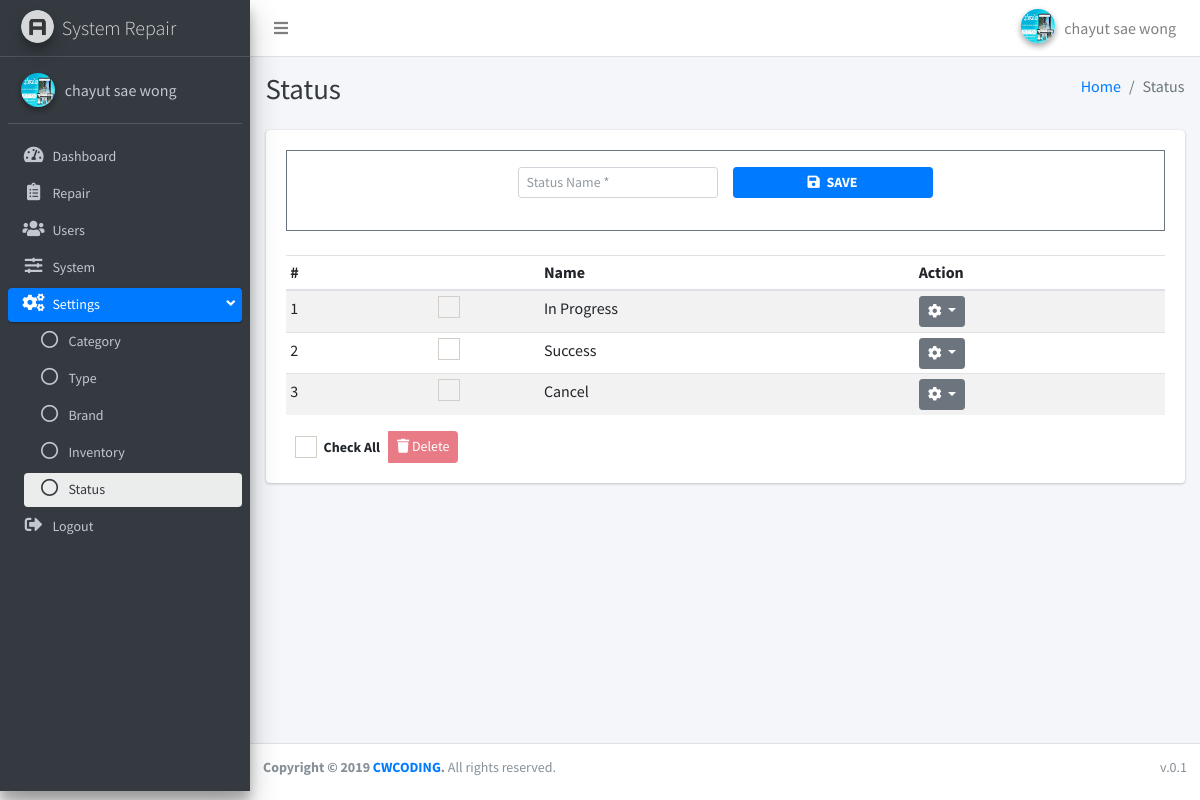
/index.php?page=status (signed in), run on the app's committed database.
### tables this page shows
CREATE TABLE `system` (
  `id` int(11) NOT NULL,
  `title` varchar(100) NOT NULL,
  `name` varchar(100) NOT NULL,
  `updated_at` timestamp NOT NULL DEFAULT current_timestamp() ON UPDATE current_timestamp(),
  `created_at` timestamp NOT NULL DEFAULT current_timestamp()
);

CREATE TABLE `status` (
  `id` int(11) NOT NULL,
  `name` varchar(100) NOT NULL
);

### db_function/function.php (called while the page is built, shortened)
<?php
function fetch_all($fields, $table, $conditions = NULL , $req = NULL){
    global $conn;
    try{
        $stmt = $conn->prepare("SELECT $fields FROM `$table` $conditions ");
        if(!empty($req)){
            foreach($req as $key => $v){
                $stmt->bindParam(":".$key,$v);
            }
        }
        $result = $stmt->execute();
        $data = array();
        while($row = $stmt->fetch(PDO::FETCH_ASSOC)){
          $data[] = $row;
        }
    }catch(PDOException $e){
        echo "Error: " . $e->getMessage();
        die();
    }
    return $data;
}
?>

### apps/status/index.php (the view, shortened to what this page needs)
<?php
  $fields = "*";
  $table = "status";
  $status = fetch_all($fields, $table);
?>
<div class="content-wrapper">
  <div class="content-header">
    <div class="container-fluid">
      <div class="row mb-2">
        <div class="col-sm-6">
          <h1 class="m-0 text-dark">Status</h1>
        </div>
        <div class="col-sm-6">
          <ol class="breadcrumb float-sm-right">
            <li class="breadcrumb-item"><a href="./">Home</a></li>
            <li class="breadcrumb-item active">Status</li>
          </ol>
        </div>
      </div>
    </div>
  </div>
  <div class="content">
    <div class="container-fluid">
      <div class="row">
        <div class="col-lg-12">
          <div class="card">
            <div class="card-body">
            <div class="border border-secondary p-3 mb-4">
              <form id="forminfo" action="apps/status/do_status.php?action=save_status" method="POST">
                <div class="row d-flex justify-content-center">
                  <div class="col-md-3">
                    <div class="form-group">
                      <input type="text" name="status_name" id="status_name" class="form-control form-control-sm" placeholder="Status Name *">
                    </div>
                  </div>
                  <div class="col-md-3">
                    <div class="form-group">
                      <button type="submit" class="btn btn-primary btn-block btn-sm font-weight-bold"><i class="fas fa-save mr-1"></i> SAVE</button>
                    </div>
                  </div>
                </div>
            </form>
            </div>
              <form action="apps/status/do_status.php?action=delete_all" id="frm" method="POST">
                <div class="table-responsive">
                  <table class="table table-striped table-hover table-sm">
                    <thead>
                      <tr>
                        <th>#</th>
                        <th></th>
                        <th>Name</th>
                        <th>Action</th>
                      </tr>
                    </thead>
                    <tbody>
                      <?php
                $i = 1;
                  foreach($status as $status){
                ?>
                      <tr>
                        <td><?php echo $i++;?></td>
                        <td class="text-center">
                          <div class="icheck-primary d-inline">
                            <label for="checK_<?php echo $i;?>">
                            </label>
                          </div>
                        </td>
                        <td><?php echo $status["name"];?></td>
                        <td>
                          <div class="dropdown">
                            <button class="btn btn-secondary btn-sm dropdown-toggle" type="button"
                              id="dropdownMenuButton" data-toggle="dropdown" aria-haspopup="true" aria-expanded="false">
                              <i class="fas fa-cog"></i>
                            </button>
                          </div>
                        </td>
                      </tr>
                    <?php } ?>
                    </tbody>
                  </table>
                </div>
                <div class="row">
                  <div class="col-md-12">
                    <div class="btn-group">
                      <button type="button" class="btn-sm btn">
                        <div class="icheck-primary d-inline">
                          <label for="checkall">Check All
                          </label>
                        </div>
                      </button>
                      <button type="button" class="btn-sm btn btn-danger btn-delete-all" disabled data-toggle="modal"
                        data-target="#modalDeleteAll"><i class="fas fa-trash"></i>
                        Delete</button>
                    </div>
                  </div>
                </div>
            </div>
          </div>
        </div>
      </div>
    </div>
  </div>
</div>

### include/sidebar.php
<?php
$arr_users = array("users","users/add","users/edit");
$arr_repair = array("repair","repair/add","repair/edit");
$arr_dashboard = array("dashboard");
$arr_system = array("system");
$arr_settings = array("category","type","brand","inventory", "inventory/add","inventory/edit","status");
$arr_category = array("category");
$arr_type = array("type");
$arr_status = array("status");
$arr_brand = array("brand");
$arr_inventory = array("inventory","inventory/add","inventory/edit");
?>
<aside class="main-sidebar sidebar-dark-primary elevation-4">
  <a href="./" class="brand-link">
    <img src="dist/img/AdminLTELogo.png" alt="AdminLTE Logo" class="brand-image img-circle elevation-3"
      style="opacity: .8">
    <span class="brand-text font-weight-light"><?php echo $system["name"];?></span>
  </a>
  <div class="sidebar os-host os-theme-light os-host-overflow os-host-overflow-y os-host-resize-disabled os-host-scrollbar-horizontal-hidden os-host-transition">
    <div class="user-panel mt-3 pb-3 mb-3 d-flex">
      <div class="image">
        <?php if(!empty($_SESSION["PROFILE"])){ ?>
        <?php if(file_exists("uploads/users/".$_SESSION["PROFILE"])){ ?>
        <img src="uploads/users/<?php echo $_SESSION["PROFILE"];?>" class="img-circle elevation-2" alt="Profile-img"
          style="max-width:34px; max-height:34px; min-width:34px; min-height:34px;">
        <?php }else{ ?>
        <img src="dist/img/avatar04.png" class="img-circle elevation-2" alt="User Image">
        <?php } ?>
        <?php }else{ ?>
        <img src="dist/img/avatar04.png" class="img-circle elevation-2" alt="User Image">
        <?php } ?>
      </div>
      <div class="info">
        <a href="?page=profile" class="d-block"><?php echo $_SESSION["FIRST_NAME"] ." ". $_SESSION["LAST_NAME"];?></a>
      </div>
    </div>
    <nav class="mt-2">
      <ul class="nav nav-pills nav-sidebar flex-column nav-compact nav-child-indent text-sm" data-widget="treeview" role="menu" data-accordion="false">
        <li class="nav-item">
          <a href="?page=dashboard" class="nav-link <?php if(in_array($page, $arr_dashboard)){echo "active"; }?>">
            <i class="nav-icon fas fa-tachometer-alt"></i>
            <p>
              Dashboard
            </p>
          </a>
        </li>
        <li class="nav-item">
          <a href="?page=repair" class="nav-link <?php if(in_array($page, $arr_repair)){echo "active"; }?>">
            <i class="nav-icon fas fa-clipboard-list"></i>
            <p>
              Repair
            </p>
          </a>
        </li>
        <li class="nav-item">
          <a href="?page=users" class="nav-link <?php if(in_array($page, $arr_users)){echo "active"; }?>">
            <i class="nav-icon fas fa-users"></i>
            <p>
              Users
            </p>
          </a>
        </li>
        <li class="nav-item">
          <a href="?page=system" class="nav-link <?php if(in_array($page, $arr_system)){echo "active"; }?>">
            <i class="nav-icon fas fa-sliders-h"></i>
            <p>
              System
            </p>
          </a>
        </li>
        <li class="nav-item has-treeview <?php if(in_array($page, $arr_settings)){echo "menu-open"; }?>">
          <a href="#" class="nav-link <?php if(in_array($page, $arr_settings)){echo "active"; }?>">
            <i class="nav-icon fas fa-cogs"></i>
            <p>
              Settings
              <i class="right fas fa-angle-left"></i>
            </p>
          </a>
          <ul class="nav nav-treeview">
            <li class="nav-item">
              <a href="?page=category" class="nav-link <?php if(in_array($page, $arr_category)){echo "active"; }?>">
                <i class="far fa-circle nav-icon"></i>
                <p>Category</p>
              </a>
            </li>
            <li class="nav-item">
              <a href="?page=type" class="nav-link <?php if(in_array($page, $arr_type)){echo "active"; }?>">
                <i class="far fa-circle nav-icon"></i>
                <p>Type</p>
              </a>
            </li>
            <li class="nav-item">
              <a href="?page=brand" class="nav-link <?php if(in_array($page, $arr_brand)){echo "active"; }?>">
                <i class="far fa-circle nav-icon"></i>
                <p>Brand</p>
              </a>
            </li>
            <li class="nav-item">
              <a href="?page=inventory" class="nav-link <?php if(in_array($page, $arr_inventory)){echo "active"; }?>">
                <i class="far fa-circle nav-icon"></i>
                <p>Inventory</p>
              </a>
            </li>
            <li class="nav-item">
              <a href="?page=status" class="nav-link <?php if(in_array($page, $arr_status)){echo "active"; }?>">
                <i class="far fa-circle nav-icon"></i>
                <p>Status</p>
              </a>
            </li>
          </ul>
        </li>
        <li class="nav-item">
          <a href="javascript:void(0);" class="nav-link" data-toggle="modal" data-target="#logoutModal">
            <i class="nav-icon fas fa-sign-out-alt"></i>
            <p>
              Logout
            </p>
          </a>
        </li>
      </ul>
    </nav>
  </div>
</aside>

### data on the page
system: name "System Repair"
status: name "In Progress"
status: name "Success"
status: name "Cancel"

### other printed values
$_SESSION["FIRST_NAME"] "chayut"
$_SESSION["LAST_NAME"] "sae wong"
